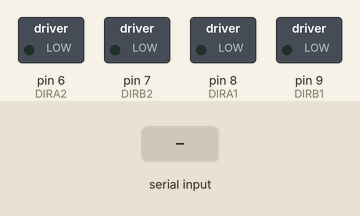
A sketch run on a simulated Arduino Uno, built with avr-gcc and run on an emulated ATmega328P. Parts: switched loads named in the sketch (green lamp = pin HIGH). The inputs (shaded band) are chosen by the test bench.

Above: at 1.2 s.
1.3 s: "F" received over Serial
At 1.7 s:
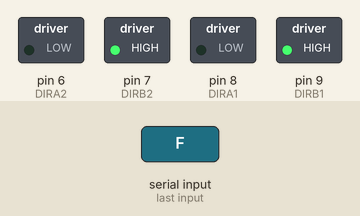
2.8 s: "G" received over Serial
At 4.0 s:
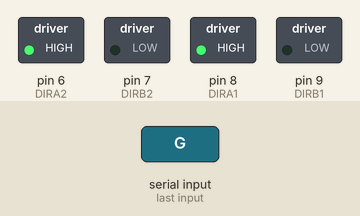
4.3 s: "Q" received over Serial
At 5.2 s:
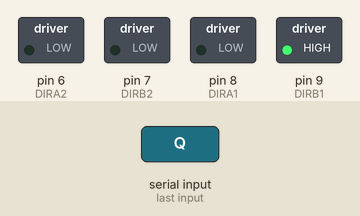
5.8 s: "E" received over Serial
At 6.4 s:
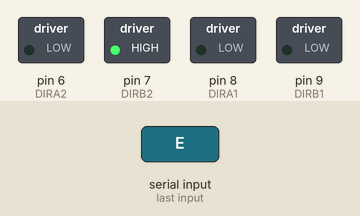
7.3 s: "Z" received over Serial
At 8.5 s:
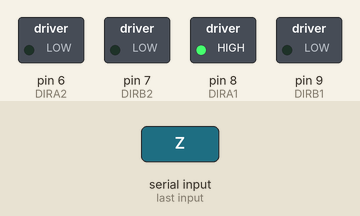
8.8 s: "C" received over Serial
At 9.8 s:
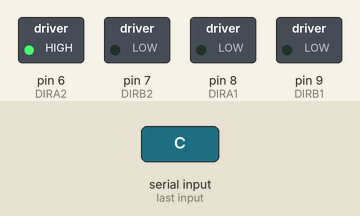
Timing chart, 0 to 11.3 s (numbered marks = the images above; inputs shaded):
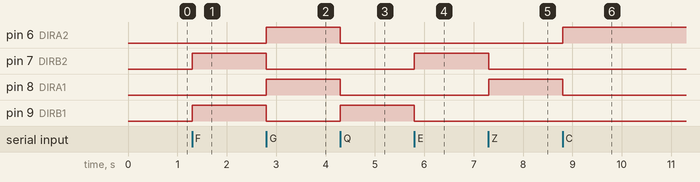

Measured:
- after the input at 1.3 s, pin 7 (DIRB2), pin 9 (DIRB1): LOW → HIGH at once
- after the input at 2.8 s, pin 6 (DIRA2), pin 8 (DIRA1): LOW → HIGH at once; pin 7 (DIRB2), pin 9 (DIRB1): HIGH → LOW at once
- after the input at 4.3 s, pin 6 (DIRA2), pin 8 (DIRA1): HIGH → LOW at once; pin 9 (DIRB1): LOW → HIGH at once
- after the input at 5.8 s, pin 7 (DIRB2): LOW → HIGH at once; pin 9 (DIRB1): HIGH → LOW at once
- after the input at 7.3 s, pin 7 (DIRB2): HIGH → LOW at once; pin 8 (DIRA1): LOW → HIGH at once
- after the input at 8.8 s, pin 6 (DIRA2): LOW → HIGH at once; pin 8 (DIRA1): HIGH → LOW at once

The sketch:

SKETCH_FINAL_COCHE.ino
```cpp
boolean a=0,b=1;   // como a y b son valores que valen 1 o 0, asi que los debemos declarer como bolean, no como int. (Importante)

int vel = 255;    // Velocidad de los motores (0-255)
char parado;  // inicia detenido

void setup()
{

  Serial.begin(9600);    // inicia el puerto serial para comunicacion con el Bluetooth

         //SALIDAS
   pinMode(8,OUTPUT); // DIRA1 (IN1)     // MOTOR A
   pinMode(9,OUTPUT); // DIRB1 (IN 2)    // MOTOR A

   pinMode(6,OUTPUT); // DIRA2 (IN1)     // MOTOR B
   pinMode(7,OUTPUT); // DIRB2 (IN 2)    // MOTOR B


}
          void ADELANTE()   //  MARCHA ADELANTE
              {
                digitalWrite(8,a); // MOTOR B
                digitalWrite(9,b); // MOTOR B

                digitalWrite(6,a); // MOTOR A
                digitalWrite(7,b); // MOTOR A
              }

            void ATRAS()  //  MARCHA ATRAS
              {
                digitalWrite(6,b); // MOTOR A
                digitalWrite(7,a); // MOTOR A

                digitalWrite(8,b); // MOTOR B
                digitalWrite(9,a); // MOTOR B
              }

            void STOP()   //  STOP
              {
                digitalWrite(8,a); // MOTOR B
                digitalWrite(9,a); // MOTOR B

                digitalWrite(6,a); // MOTOR A
                digitalWrite(7,a); // MOTOR A
              }

            void MJAIZQ()   //  MICHAEL JACKSSON CON GIRO A DERECHA ADELANTE
              {
                digitalWrite(6,a); // MOTOR A
                digitalWrite(7,a); // MOTOR A

                digitalWrite(8,a); // MOTOR B
                digitalWrite(9,b); // MOTOR B

              }

            void MJADR()   //  MICHAEL JACKSSON CON GIRO A IZQUIERDA ADELANTE
              {
                digitalWrite(6,a); // MOTOR A
                digitalWrite(7,b); // MOTOR A

                digitalWrite(8,a); // MOTOR B
                digitalWrite(9,a); // MOTOR B

              }

            void MJBIZQ()   //  MICHAEL JACKSSON CON GIRO A DERECHA ATRAS O BACK
              {
                digitalWrite(6,a); // MOTOR A
                digitalWrite(7,a); // MOTOR A

                digitalWrite(8,b); // MOTOR B
                digitalWrite(9,a); // MOTOR B

              }

            void MJBDR()   //  MICHAEL JACKSSON CON GIRO A IZQUIERDA ATRAS O BACK
              {
                digitalWrite(6,b); // MOTOR A
                digitalWrite(7,a); // MOTOR A

                digitalWrite(8,a); // MOTOR B
                digitalWrite(9,a); // MOTOR B
              }

void loop()
{
     if(Serial.available()>0)   // lee el bluetooth y almacena en estado
     {
      parado = Serial.read();
     }

      switch (parado)
      {
      case 'F':ADELANTE();break;
      case 'S':STOP();break;
      case 'G':ATRAS();break;

      case 'Q':MJAIZQ();break;
      case 'E':MJADR();break;

      case 'Z':MJBIZQ();break;
      case 'C':MJBDR();break;
      }
}
```
